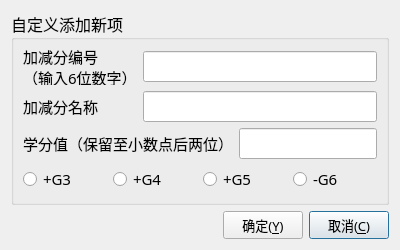
<?xml version="1.0" encoding="UTF-8"?>
<ui version="4.0">
 <class>add</class>
 <widget class="QDialog" name="add">
  <property name="geometry">
   <rect>
    <x>0</x>
    <y>0</y>
    <width>400</width>
    <height>250</height>
   </rect>
  </property>
  <property name="minimumSize">
   <size>
    <width>400</width>
    <height>207</height>
   </size>
  </property>
  <property name="maximumSize">
   <size>
    <width>400</width>
    <height>250</height>
   </size>
  </property>
  <property name="windowTitle">
   <string>综合测评系统 - 添加新项</string>
  </property>
  <property name="windowIcon">
   <iconset resource="image.qrc">
    <normaloff>:/image/image/icon.png</normaloff>:/image/image/icon.png</iconset>
  </property>
  <layout class="QGridLayout" name="gridLayout">
   <item row="0" column="0">
    <widget class="QGroupBox" name="groupBox">
     <property name="font">
      <font>
       <family>华文楷体</family>
       <pointsize>12</pointsize>
      </font>
     </property>
     <property name="title">
      <string>自定义添加新项</string>
     </property>
     <layout class="QGridLayout" name="gridLayout_2">
      <item row="0" column="0">
       <widget class="QLabel" name="operatornum">
        <property name="font">
         <font>
          <family>微软雅黑</family>
          <pointsize>11</pointsize>
         </font>
        </property>
        <property name="text">
         <string>加减分编号
（输入6位数字）</string>
        </property>
       </widget>
      </item>
      <item row="0" column="1" colspan="2">
       <widget class="QLineEdit" name="onumEdit"/>
      </item>
      <item row="1" column="0">
       <widget class="QLabel" name="operatorname">
        <property name="font">
         <font>
          <family>微软雅黑</family>
          <pointsize>11</pointsize>
         </font>
        </property>
        <property name="text">
         <string>加减分名称</string>
        </property>
       </widget>
      </item>
      <item row="1" column="1" colspan="2">
       <widget class="QLineEdit" name="onameEdit"/>
      </item>
      <item row="2" column="0" colspan="2">
       <widget class="QLabel" name="operatorcredit">
        <property name="font">
         <font>
          <family>微软雅黑</family>
          <pointsize>11</pointsize>
         </font>
        </property>
        <property name="text">
         <string>学分值（保留至小数点后两位）</string>
        </property>
       </widget>
      </item>
      <item row="2" column="2">
       <widget class="QLineEdit" name="ocreditEdit"/>
      </item>
      <item row="3" column="0" colspan="3">
       <layout class="QHBoxLayout" name="horizontalLayout">
        <item>
         <widget class="QRadioButton" name="radiog3">
          <property name="font">
           <font>
            <family>微软雅黑</family>
            <pointsize>11</pointsize>
           </font>
          </property>
          <property name="text">
           <string>+G3</string>
          </property>
         </widget>
        </item>
        <item>
         <widget class="QRadioButton" name="radiog4">
          <property name="font">
           <font>
            <family>微软雅黑</family>
            <pointsize>11</pointsize>
           </font>
          </property>
          <property name="text">
           <string>+G4</string>
          </property>
         </widget>
        </item>
        <item>
         <widget class="QRadioButton" name="radiog5">
          <property name="font">
           <font>
            <family>微软雅黑</family>
            <pointsize>11</pointsize>
           </font>
          </property>
          <property name="text">
           <string>+G5</string>
          </property>
         </widget>
        </item>
        <item>
         <widget class="QRadioButton" name="radiog6">
          <property name="font">
           <font>
            <family>微软雅黑</family>
            <pointsize>11</pointsize>
           </font>
          </property>
          <property name="text">
           <string>-G6</string>
          </property>
         </widget>
        </item>
       </layout>
      </item>
     </layout>
    </widget>
   </item>
   <item row="1" column="0">
    <layout class="QHBoxLayout" name="horizontalLayout_5">
     <item>
      <spacer name="horizontalSpacer_4">
       <property name="orientation">
        <enum>Qt::Horizontal</enum>
       </property>
       <property name="sizeHint" stdset="0">
        <size>
         <width>40</width>
         <height>20</height>
        </size>
       </property>
      </spacer>
     </item>
     <item>
      <widget class="QPushButton" name="okButton">
       <property name="font">
        <font>
         <family>微软雅黑</family>
         <pointsize>10</pointsize>
        </font>
       </property>
       <property name="text">
        <string>确定(&amp;Y)</string>
       </property>
       <property name="default">
        <bool>true</bool>
       </property>
      </widget>
     </item>
     <item>
      <widget class="QPushButton" name="cancelButton">
       <property name="font">
        <font>
         <family>微软雅黑</family>
         <pointsize>10</pointsize>
        </font>
       </property>
       <property name="text">
        <string>取消(&amp;C)</string>
       </property>
       <property name="default">
        <bool>true</bool>
       </property>
      </widget>
     </item>
    </layout>
   </item>
  </layout>
 </widget>
 <tabstops>
  <tabstop>onumEdit</tabstop>
  <tabstop>onameEdit</tabstop>
  <tabstop>ocreditEdit</tabstop>
  <tabstop>radiog3</tabstop>
  <tabstop>radiog6</tabstop>
  <tabstop>cancelButton</tabstop>
 </tabstops>
 <resources>
  <include location="image.qrc"/>
 </resources>
 <connections>
  <connection>
   <sender>cancelButton</sender>
   <signal>clicked()</signal>
   <receiver>add</receiver>
   <slot>close()</slot>
   <hints>
    <hint type="sourcelabel">
     <x>207</x>
     <y>366</y>
    </hint>
    <hint type="destinationlabel">
     <x>121</x>
     <y>396</y>
    </hint>
   </hints>
  </connection>
 </connections>
</ui>
